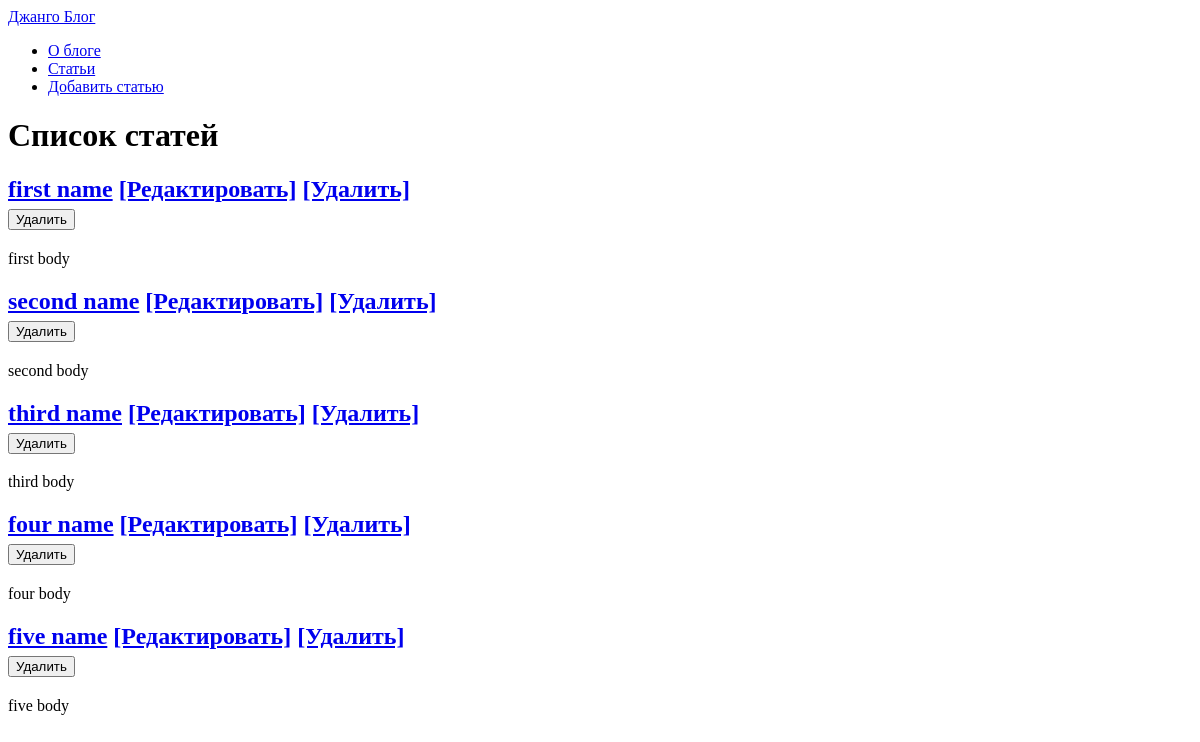
The page /articles/ on the database as committed earlier.
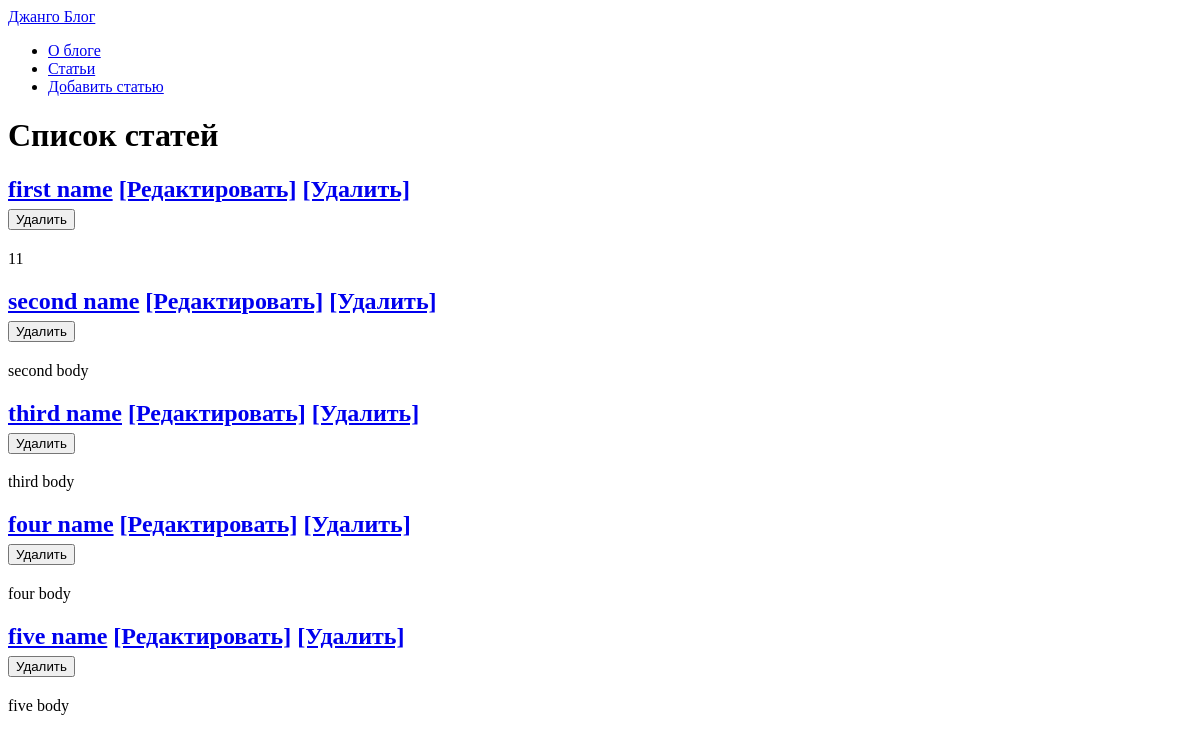
The same page on the database as committed later.
### hexlet_django_blog/article/models.py (models this page shows, shortened)
class Article(models.Model):
    name = models.CharField(max_length=200) # название статьи
    body = models.TextField() # тело статьи
    created_at = models.DateTimeField(auto_now_add=True)
    updated_at = models.DateTimeField(auto_now=True)

### hexlet_django_blog/article/views.py (the view)
# urls.py: path('', views.IndexView.as_view(), name='articles_index'),
class IndexView(View):
    def get(self, request, *args, **kwargs):
        articles = Article.objects.all()[:15]
        return render(request, 'articles/index.html', context={
            'articles': articles,
        })

### hexlet_django_blog/templates/articles/index.html (shortened to what this page needs)
{% extends "base.html" %}
{% block content %}
    <h1>Список статей</h1>
    {% for article in articles %}
    <h2>
        <a href="{% url 'show_article' article.id %}">{{ article.name }}</a>
        <a href="{% url 'articles_update' article.id %}">[Редактировать]</a>
        <a href="{% url 'articles_delete' article.id %}">[Удалить]</a>
        <form action="{% url 'articles_delete' article.id %}" method="post">
            <input type="submit" value="Удалить">
        </form>
    </h2>
        <div>{{ article.body|slice:":200" }}</div>
    {% endfor %}
{% endblock %}

### hexlet_django_blog/templates/base.html (shortened to what this page needs)
<!DOCTYPE html>
<html lang="{{ LANGUAGE_CODE }}">
  <head>
  </head>
  <body class="bg-light">
    <div class="container mt-4">
        <header>
            {% include "navigation.html" %}
        </header>
      </div>
      <div class="container">
      <main>
        {% block content %}
        {% endblock %}
      </main>
      </div>
      </body>
</html>

### hexlet_django_blog/templates/navigation.html
<nav class="navbar navbar-expand-lg navbar-light bg-light">
    <a class="navbar-brand" href="/">Джанго Блог</a>
    <div class="collapse navbar-collapse" id="navbarSupportedContent">
        <ul class="navbar-nav mr-auto">
          <li class="nav-item">
            <a class="nav-link" href="{% url 'about' %}">О блоге</a>
          </li>
          <li class="nav-item">
            <a class="nav-link" href="{% url 'articles_index' %}">Статьи</a>
          </li>
            <li class="nav-item">
                <a class="nav-link" href="{% url 'articles_create' %}">Добавить статью</a>
            </li>
        </ul>
    </div>
</nav>

Rows that differ between the two databases and show on the page:
changed Article "first name": body "first body" → "11"
